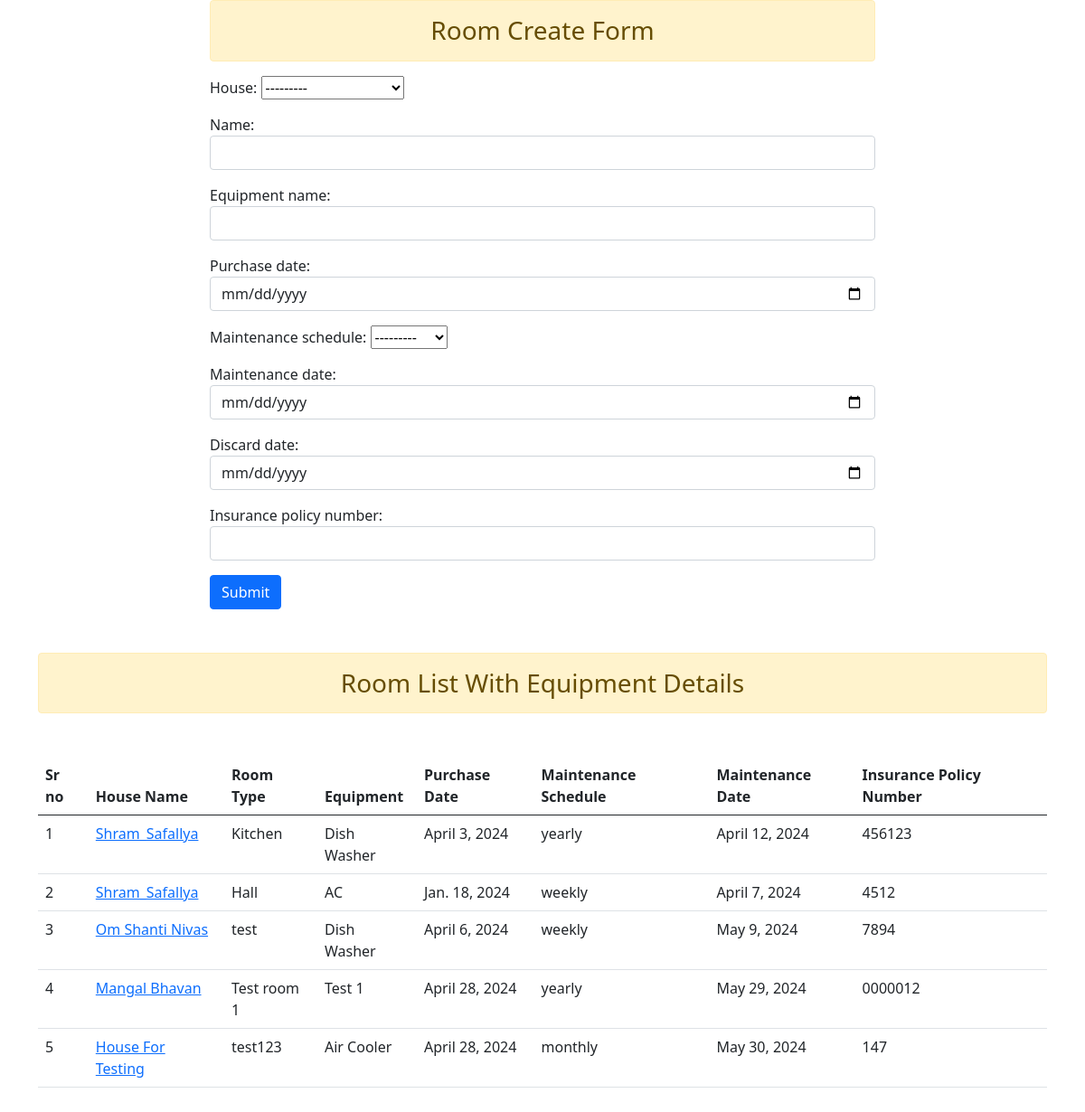
The app's page /create_room/ (signed in) with its own data.
### app1/models.py (models this page shows, shortened)
class House(models.Model):
    name = models.CharField(max_length=100)
    num_rooms = models.IntegerField()
    user = models.ForeignKey(User, on_delete=models.CASCADE)
    def __str__(self):
        return self.name

class Room(models.Model):
    house = models.ForeignKey(House, on_delete=models.CASCADE, related_name='rooms')
    user = models.ForeignKey(User, on_delete=models.CASCADE, default=1)
    name = models.CharField(max_length=100)
    equipment_name = models.CharField(max_length=100)
    purchase_date = models.DateField()
    maintenance_schedule = models.CharField(choices=[('monthly', 'Monthly'), ('yearly', 'Yearly'), ('weekly', 'Weekly')], max_length=10)
    maintenance_date = models.DateField()
    discard_date = models.DateField()
    insurance_policy_number = models.CharField(max_length=100)

### app1/views.py (the view, shortened to what this page needs)
# urls.py: path('create_room/',views.room,name='room'),
@login_required(login_url='login')
def room(request):
    form = RoomCreateForm()
    rooms = Room.objects.filter(user=request.user)  # Initial list of rooms to display
    return render(request, 'room_create.html', {'form': form, 'rooms': rooms})

### app1/forms.py
class RoomCreateForm(forms.ModelForm):
    class Meta:
        model = Room
        house = forms.ModelChoiceField(queryset=House.objects.all(), widget=forms.Select(attrs={'class': 'form-control'}))
        maintenance_schedule = forms.ModelChoiceField(queryset=House.objects.all(), widget=forms.Select(attrs={'class': 'form-control'}))
        fields =['house','name','equipment_name','purchase_date','maintenance_schedule','maintenance_date','discard_date','insurance_policy_number']
        widgets = {
            'name': forms.TextInput(attrs={'class': 'form-control'}),
            'equipment_name': forms.TextInput(attrs={'class': 'form-control'}),
            'purchase_date': forms.DateInput(attrs={'class': 'form-control', 'type': 'date'}),
            'maintenance_date' :  forms.DateInput(attrs={'class': 'form-control', 'type': 'date'}),
            'discard_date': forms.DateInput(attrs={'class': 'form-control', 'type': 'date'}),
            'insurance_policy_number': forms.TextInput(attrs={'class': 'form-control'}),
        }

### templates/room_create.html (shortened to what this page needs)
<!DOCTYPE html>
<html lang="en">
<head>
    <link href="https://cdn.jsdelivr.net/npm/bootstrap@5.0.2/dist/css/bootstrap.min.css" rel="stylesheet">
</head>
<body>
    <div class="container">
        <div class="row">
            <div class="col col-8 offset-2">
                <h3 class="alert alert-warning text-center">Room Create Form</h3>
                <form method="post">
                    {{ form.as_p }}
                    <input type="submit" value="Submit" class="btn btn-primary">
                </form>
            </div>
        </div>
    </div>
    <div class="container mt-5">
        <h3 class="alert alert-warning text-center">Room List With Equipment Details</h3>
        <table class="table my-5">
            <thead class="thead-dark">
                <tr>
                    <th scope="col">Sr no</th>
                    <th scope="col">House Name</th>
                    <th scope="col">Room Type</th>
                    <th scope="col">Equipment</th>
                    <th scope="col">Purchase Date</th>
                    <th scope="col">Maintenance Schedule</th>
                    <th scope="col">Maintenance Date</th>
                    <th scope="col">Insurance Policy Number</th>
                </tr>
            </thead>
            <tbody>
                {% for room in rooms %}
                <tr>
                    <td>{{ forloop.counter }}</td>
                    <td><a href="{% url 'room_report' house_id=room.house.id %}">{{ room.house.name }}</td>
                    <td>{{ room.name }}</td>
                    <td>{{ room.equipment_name }}</td>
                    <td>{{ room.purchase_date }}</td>
                    <td>{{ room.maintenance_schedule }}</td>
                    <td>{{ room.maintenance_date }}</td>
                    <td>{{ room.insurance_policy_number }}</td>
                </tr>
                {% endfor %}
            </tbody>
        </table>
    </div>
</body>
</html>

### records on screen
Room: house.name "Shram_Safallya", name "Kitchen", equipment_name "Dish Washer", purchase_date "April 3, 2024", maintenance_schedule "yearly", maintenance_date "April 12, 2024", insurance_policy_number "456123"
Room: house.name "Shram_Safallya", name "Hall", equipment_name "AC", purchase_date "Jan. 18, 2024", maintenance_schedule "weekly", maintenance_date "April 7, 2024", insurance_policy_number "4512"
Room: house.name "Om Shanti Nivas", name "test", equipment_name "Dish Washer", purchase_date "April 6, 2024", maintenance_schedule "weekly", maintenance_date "May 9, 2024", insurance_policy_number "7894"
Room: house.name "Mangal Bhavan", name "Test room 1", equipment_name "Test 1", purchase_date "April 28, 2024", maintenance_schedule "yearly", maintenance_date "May 29, 2024", insurance_policy_number "0000012"
Room: house.name "House For Testing", name "test123", equipment_name "Air Cooler", purchase_date "April 28, 2024", maintenance_schedule "monthly", maintenance_date "May 30, 2024", insurance_policy_number "147"
